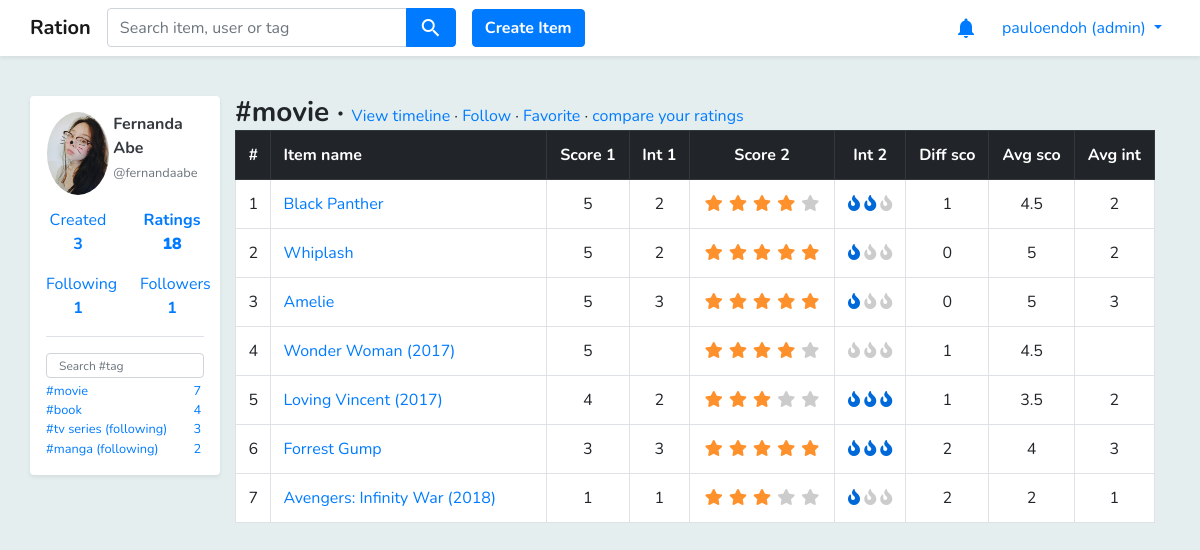
The page /user/fernandaabe/ratings?tag=movie (signed in) on the database its author committed.
### core/models.py (models this page shows, shortened)
class Profile(models.Model):
    user = models.OneToOneField(
        User,
        related_name='profile',
        on_delete=models.CASCADE,
        primary_key=True
    )
    fullname = models.CharField(max_length=100)
    picture = models.ImageField(upload_to='profile_pics', blank=True, default="profile_pics/default.png")
    bio = models.TextField(null=True, blank=True)
    location = models.TextField(null=True, blank=True)
    website = models.TextField(null=True, blank=True)

class User_Item(models.Model):
    user = models.ForeignKey(User, related_name='user_items', on_delete=models.CASCADE)
    item = models.ForeignKey(Item, related_name='user_items', on_delete=models.CASCADE)
    rating = models.FloatField(validators=[MinValueValidator(1), MaxValueValidator(5)], null=True, blank=True)
    interest = models.FloatField(validators=[MinValueValidator(1), MaxValueValidator(3)], null=True, blank=True)
    def has_tag(self, tag):
        for x in self.item.tags.all():
            if tag == x:
                return True
        return False

class Following(models.Model):
    follower = models.ForeignKey(User, on_delete=models.CASCADE)
    user_tag = models.ForeignKey(User_Tag, on_delete=models.CASCADE)

class User_Tag(models.Model):
    user = models.ForeignKey(User, on_delete=models.CASCADE)
    tag = models.ForeignKey(Tag, on_delete=models.CASCADE)
    item_count = models.IntegerField()
    is_private = models.NullBooleanField()

class Tag(models.Model):
    name = models.TextField()
    is_official = models.BooleanField(default=0)

class Item(models.Model):
    name = models.CharField(max_length=255)
    description = models.TextField(null=True, blank=True)
    url = models.CharField(max_length=255, null=True, blank=True)
    is_official = models.BooleanField(default=0)
    tags = models.ManyToManyField(Tag, related_name='items', blank=True)
    creator = models.ForeignKey(User, on_delete=models.CASCADE)
    created_at = models.DateTimeField(auto_now_add=True)
    image = models.ImageField(upload_to='item_icons', blank=True, default="item_icons/default.png")
    avg_rating = models.FloatField(null=True)
    avg_interest = models.FloatField(null=True)

### core/views.py (the view)
# urls.py: path('user/<str:username>/ratings', views.rating_list, name='rating_list'),
def rating_list(request, username):
    user = get_object_or_404(User, username=username)
    tag_name = request.GET.get('tag', '')
    order = request.GET.get('order', 'score')
    sort = request.GET.get('sort', 'desc')
    if request.user.is_authenticated and request.user != user:
        comparisons = get_comparisons(user, request.user, tag_name, order, sort)
        return render(request, 'ratings.html', {'user': user,
                                                'comparisons': comparisons})
    else:
        ratings = get_ratings(user, tag_name, order, sort)
        return render(request, 'ratings.html', {'user': user,
                                                'rating_list': ratings,
                                                })

### templates/ratings.html (shortened to what this page needs)
{% extends "base.html" %}
{% load utils %}
{% block content %}
<div class="mt-3 pb-2 container">
    <div class="row">
        {% include 'includes/left_container.html' %}
        <div class="col-10">
            <div class="row no-gutters">
                <div class="col-9">
                    <h3 class="font-weight-bold d-inline">
                        {% if request.GET.tag %}
                        #{{ request.GET.tag }} ·
                        {% endif %}
                    </h3>
                    <a href="{% url 'user' user.username %}?tag={{ request.GET.tag }}">
                        View timeline
                    </a>
                    {% get_user_tag user request.GET.tag as user_tag %}
                    {% if request.user.is_authenticated and request.user != user_tag.user %}
                    {% if user_tag %}
                    ·
                    <a class="follow-btn" href="#">
                        {% user_is_following_user_tag request.user user_tag as is_following %}
                        {% if is_following %}
                        Unfollow
                        {% else %}
                        Follow
                        {% endif %}
                    </a>
                    {% endif %}
                    {% endif %}
                    {% if request.user.is_authenticated %}
                    {% if user_tag %}
                    ·
                    <a class="favorite-btn" href="#">
                        {% is_favorite request.user user_tag as is_favorite %}
                        {% if is_favorite %}
                        Unfavorite
                        {% else %}
                        Favorite
                        {% endif %}
                    </a>
                    {% endif %}
                    {% endif %}
                    {% if request.user.is_authenticated == True and request.user != user %}
                    ·
                    <a href="{% url 'compare_items' user.username %}">compare your ratings</a>
                    {% endif %}
                </div>
                <div class="col-3">
                </div>
            </div>
            {% if comparisons %}
            {% include 'includes/comparison_table.html' %}
            {% endif %}
        </div>
    </div>
</div>
{% endblock %}

### templates/base.html (shortened to what this page needs)
{% load staticfiles %}
<!DOCTYPE html>
<html lang="en">
<head>
    <link rel="stylesheet" href="{% static 'styles/bootstrap.css' %}">
    <link rel="stylesheet" href="https://use.fontawesome.com/releases/v5.0.13/css/all.css"
>
    <link rel="stylesheet" href="{% static 'styles/jquery-ui.css' %}" type="text/css" media="all"/>
    <link href="{% static 'styles/main.css' %}" rel="stylesheet">
</head>
<body class="body">
<div class="pt-5"></div>
<div class="pt-2"></div>
<nav class="navbar fixed-top navbar-expand-sm bg-white navbar-light shadow-sm ">
    <div class="container pl-0 pr-0 ">
        <ul class="navbar-nav mr-auto">
            <li class="nav-item ">
                <a class="navbar-brand font-weight-bold" href="{% url 'home' %}">Ration</a>
            </li>
            <li class="nav-item">
                <form method="get" action="{% url 'search' %}">
                    <div class="input-group ui-widget">
                        <input id='search-box' type="text" class="form-control text-italic" name="q"
                               placeholder="Search item, user or tag" required
                               />
                        <div class="input-group-append">
                            <button class="btn btn-primary"><i class="material-icons align-middle">search</i></button>
                        </div>
                    </div>
                </form>
            </li>
            {% if request.user.is_authenticated %}
            <div class="pl-3 align-self-center">
                <a href="{% url 'create_item' %}">
                    <button type="button" class="btn btn-primary rounded font-weight-bold">Create Item</button>
                </a>
            </div>
            {% endif %}
        </ul>
        <ul class="navbar-nav">
            {% if request.user.is_authenticated %}
            <li class="nav-item pr-3">
                <a class="nav-link p-0" href="{% url 'notifications' %}">
                    <i class="material-icons pt-2 text-primary">
                    </i>
                </a>
            </li>
            <li class="nav-item dropdown">
                <a class="nav-link dropdown-toggle text-primary" href="#" id="navbardrop"
                   data-toggle="dropdown">
                    {{ request.user.username }}
                    {% if request.user.is_superuser %}
                    (admin)
                    {% endif %}
                </a>
            </li>
            {% endif %}
        </ul>
    </div>
</nav>
{% block content %}{% endblock %}
</body>
</html>

### templates/includes/left_container.html (shortened to what this page needs)
{% load utils %}
<div class="col-2 pl-0 pr-0">
    {% if request.user.is_authenticated %}
    <div class="bg-white pl-3 pr-3 shadow-sm rounded">
        <div class="pt-3">
            {% if user.is_authenticated %}
            <div class="row">
                <div class="col-5 pl-3 pr-0">
                    <a href="{% url 'user' user.username %}">
                        <img class="rounded-circle w-100" src="/media/{{ user.profile.picture }}"/>
                    </a>
                </div>
                <div class="col-7 pl-1 pr-2">
                    <p>
                        <a href="{% url 'user' user.username %}" class="text-dark no-underline">
                            <b>{{ user.profile.fullname }}</b>
                            <br>
                            <small class="text-muted d-inline">@{{ user.username }}</small>
                        </a>
                    </p>
                </div>
            </div>
            <div class="row">
                <div class="col-6">
                    <div class="align-self-center">
                        <a class="nav-link text-center pl-0 pr-0 {% if '/created' in request.path %}font-weight-bold{% endif %}"
                           href="{% url 'user_created_item_list' user.username %}">Created
                            <br>
                            <b>
                                {%get_created_item_count_by_user user%}
                            </b>
                        </a>
                    </div>
                </div>
                <div class="col-6">
                    <div class="align-self-center">
                        <a class="nav-link text-center pl-0 pr-0  {% if '/ratings' in request.path %}font-weight-bold{% endif %}"
                           href="{% url 'rating_list' user.username %}">Ratings<br><b>{{user.user_items.all|length}}</b>
                        </a>
                    </div>
                </div>
            </div>
            <div class="row">
                <div class="col-6">
                    <div class="align-self-center">
                        <a class="nav-link text-center pl-0 pr-0  {% if '/following' in request.path %}font-weight-bold{% endif %}"
                           href="{% url 'following_list' user.username %}">Following
                            <br>
                            <b> {% get_following_count_by_user user %}</b>
                        </a>
                    </div>
                </div>
                <div class="col-6">
                    <div class="align-self-center">
                        <a class="nav-link text-center pl-0 pr-0  {% if '/followers' in request.path %}font-weight-bold{% endif %}"
                           href="{% url 'follower_list' user.username %}">Followers<br>
                            <b>{% get_follower_count_by_user user %}</b>
                        </a>
                    </div>
                </div>
            </div>
            <div class="mt-2 mb-3 container border-top"></div>
            <ul class="no-bullets pl-0 pb-3">
                <div class="form-group mb-1">
                    <input class="form-control user-tag-filter" type="text" placeholder="Search #tag"/>
                </div>
                {% for user_tag in user.get_user_tag_list %}
                {% if user_tag.user == request.user %}
                <li>
                    <small>
                        <a href="{% url 'rating_list' user.username %}?tag={{ user_tag.tag.name }}">
                            <div class="row no-gutters">
                                <div class="col-11">
                                    #{{ user_tag.tag.name }}
                                    {% if user_tag.is_private %}
                                    <i class="material-icons align-middle" style="font-size: 10px; color: #b5b5b5; ">
                                        lock
                                    </i>
                                    {% endif %}
                                </div>
                                <div class="col-1 text-center">
                                    {{ user_tag.item_count }}
                                </div>
                            </div>
                        </a>
                    </small>
                </li>
                {% else %}
                {% if user_tag.is_private == False %}
                <li>
                    <small>
                        <a href="{% url 'rating_list' user.username %}?tag={{ user_tag.tag.name }}">
                            <div class="row no-gutters">
                                <div class="col-11">
                                    #{{ user_tag.tag.name }}
                                    {% user_is_following_user_tag request.user user_tag as is_following %}
                                    {% if is_following %}
                                    (following)
                                    {% endif %}
                                </div>
                                <div class="col-1 text-center">
                                    {{ user_tag.item_count }}
                                </div>
                            </div>
                        </a>
                    </small>
                </li>
                {% endif %}
                {% endif %}
                {% endfor %}
            </ul>
            {% endif %}
        </div>
    </div>
    {% endif %}
</div>

### templates/includes/comparison_table.html
{% load utils %}
<table class="table table-bordered bg-white">
    <tr class="thead-dark">
        <th class="text-center align-middle">#</th>
        <th class=" align-middle" style="width: 30%">Item name</th>
        <th class="text-center align-middle">Score 1</th>
        <th class="text-center align-middle">Int 1</th>
        <th class="text-center align-middle">Score 2</th>
        <th class="text-center align-middle">Int 2</th>
        <th class="text-center align-middle">Diff sco</th>
        <th class="text-center align-middle">Avg sco</th>
        <th class="text-center align-middle">Avg int</th>
    </tr>
    {% for comparison in comparisons %}
    <tr>
        <td class="text-center align-middle">{{ forloop.counter }}</td>
        <td class=" align-middle"><a href="{% url 'item' comparison.item.id %}">{{ comparison.item.name }}</a></td>
        <td class="text-center align-middle">{{ comparison.rating1|floatformat }}</td>
        <td class="text-center align-middle">{{ comparison.interest1|floatformat }}</td>
        <td class="text-center align-middle">
            {% include 'includes/rating_stars.html' %}
        </td>
        <td class="text-center align-middle">
            {% include 'includes/interest_flames.html' %}
        </td>
        <td class="text-center align-middle">{{ comparison.rating_difference|floatformat }}</td>
        <td class="text-center align-middle">{{ comparison.avg_rating|floatformat }}</td>
        <td class="text-center align-middle">{{ comparison.avg_interest|floatformat }}</td>
    </tr>
    {% endfor %}
</table>

### rows shown on the page
User_Tag: tag.name "movie", item_count "7"
User_Tag: tag.name "book", item_count "4"
User_Tag: tag.name "tv series", shows "(following)", item_count "3"
User_Tag: tag.name "manga", shows "(following)", item_count "2"
Tag: GET.tag "movie"
Item: item.name "Black Panther"
User_Item: rating1 "5", interest1 "2", avg_interest "2"
Item: item.name "Whiplash"
User_Item: rating1 "5", interest1 "2", avg_interest "2"
Item: item.name "Amelie"
User_Item: rating1 "5", interest1 "3", avg_interest "3"
Item: item.name "Wonder Woman (2017)"
User_Item: rating1 "5"
Item: item.name "Loving Vincent (2017)"
User_Item: rating1 "4", interest1 "2", avg_interest "2"
Item: item.name "Forrest Gump"
User_Item: rating1 "3", interest1 "3", avg_interest "3"
Item: item.name "Avengers: Infinity War (2018)"
User_Item: rating1 "1", interest1 "1", avg_interest "1"

### other values the page prints
{{ request.user.username }} "pauloendoh"
{{ user.profile.fullname }} "Fernanda Abe"
{{ user.username }} "fernandaabe"
{{ user.user_items.all|length }} "18"
{{ comparison.rating_difference|floatformat }} "1" "0" "0" "1" "1" "2" "2"
{{ comparison.avg_rating|floatformat }} "4.5" "5" "5" "4.5" "3.5" "4" "2"
